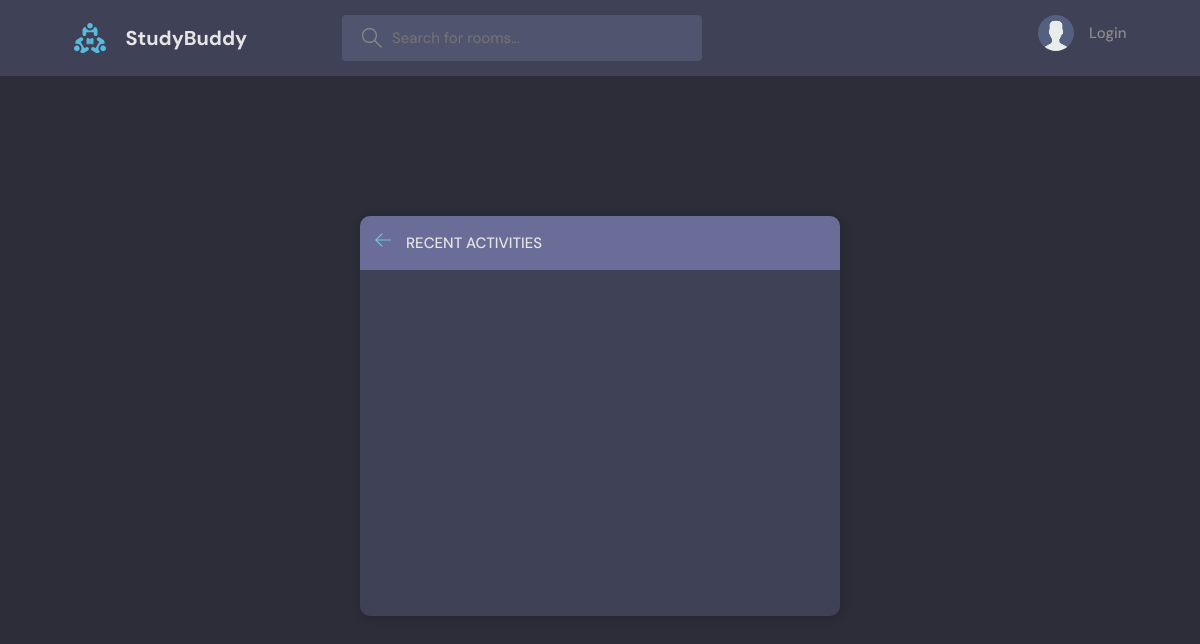
/activity, run on an earlier commit of the app's database.
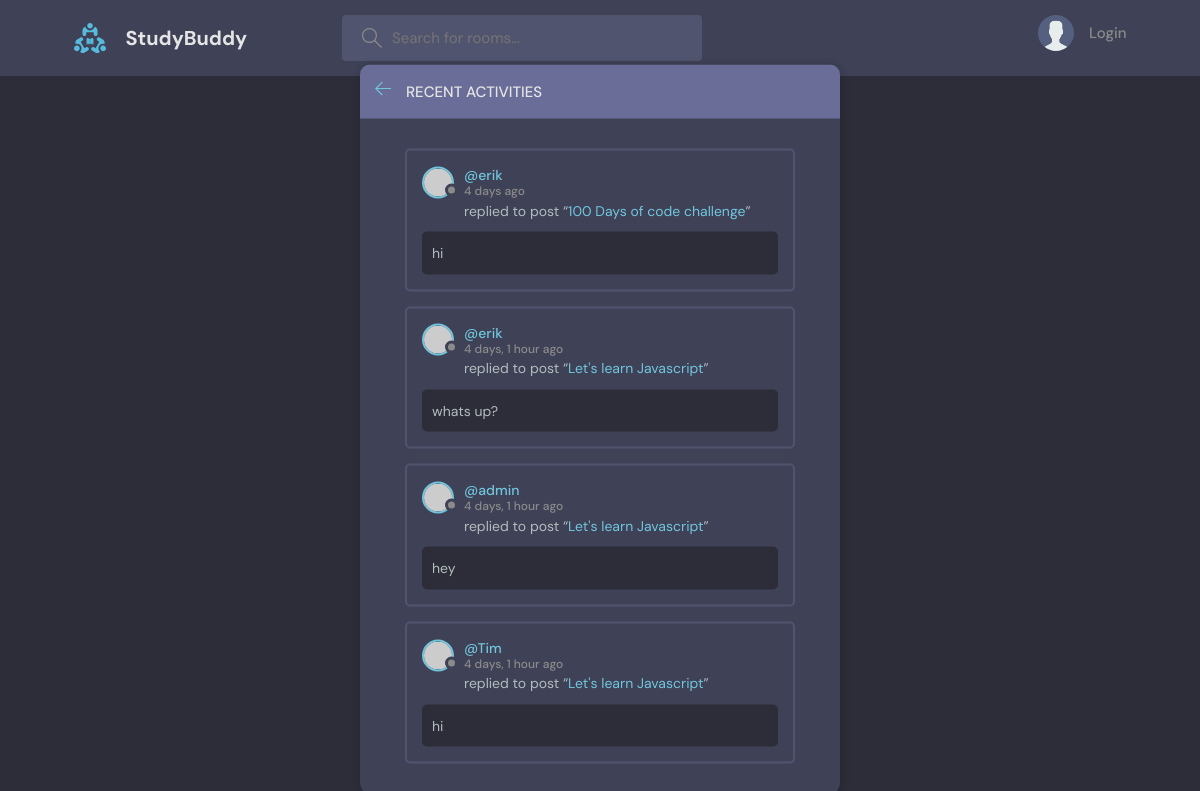
And on a later commit of the database.
### base/models.py (models this page shows, shortened)
class Message(models.Model):
    user = models.ForeignKey(User, on_delete=models.CASCADE)
    room = models.ForeignKey(Room, on_delete=models.CASCADE)
    body = models.TextField()
    updated = models.DateTimeField(auto_now=True)
    created = models.DateTimeField(auto_now_add=True)
    class Meta:
        ordering = ['-updated','-created']

class Room(models.Model):
    host = models.ForeignKey(User, on_delete=models.SET_NULL, null=True)
    topic = models.ForeignKey(Topic, on_delete=models.SET_NULL, null=True)
    name = models.CharField(max_length=200)
    description = models.TextField(null=True,blank=True)
    participants = models.ManyToManyField(User,related_name='participants', blank=True)
    updated = models.DateTimeField(auto_now=True)
    created = models.DateTimeField(auto_now_add=True)
    class Meta:
        ordering = ['-updated','-created']
    def __str__(self):
        return self.name

### base/views.py (the view)
# urls.py: path('activity',views.activitypage, name='activity'),
def activitypage(request):
    room_messages = Message.objects.all()
    context = {'room_messages': room_messages}
    return render(request,'base/activity.html',context)

### base/templates/base/activity.html (shortened to what this page needs)
{% extends 'main.html' %}
{% block content %}
<main class="layout">
  <div class="container">
    <div class="layout__box">
      <div class="layout__boxHeader">
        <div class="layout__boxTitle">
          <a href="{% url 'home' %}">
            <svg version="1.1" xmlns="http://www.w3.org/2000/svg" width="32" height="32" viewBox="0 0 32 32">
              <title>arrow-left</title>
              <path
                d="M13.723 2.286l-13.723 13.714 13.719 13.714 1.616-1.611-10.96-10.96h27.625v-2.286h-27.625l10.965-10.965-1.616-1.607z">
              </path>
            </svg>
          </a>
          <h3>Recent Activities</h3>
        </div>
      </div>
      <div class="activities-page layout__body">
        {% for message in room_messages %}
        <div class="activities__box">
          <div class="activities__boxHeader roomListRoom__header">
            <a href="{% url 'user-profile' message.user.id %}" class="roomListRoom__author">
              <div class="avatar avatar--small">
                <img src="https://randomuser.me/api/portraits/women/11.jpg" />
              </div>
              <p>
                @{{message.user}}
                <span>{{message.created|timesince}} ago</span>
              </p>
            </a>
          </div>
          <div class="activities__boxContent">
            <p>replied to post “<a href="{% url 'room' message.room.id %}">{{message.room}}</a>”</p>
            <div class="activities__boxRoomContent">
              {{message.body}}
            </div>
          </div>
        </div>
        {% endfor %}
      </div>
    </div>
  </div>
</main>
{% endblock %}

What changed in the data, as far as the page shows it:
added Message: user "erik", created "4 days", room "100 Days of code challenge", body "hi"
added Message: user "erik", created "4 days, 1 hour", room "Let's learn Javascript", body "whats up?"
added Message: user "admin", created "4 days, 1 hour", room "Let's learn Javascript", body "hey"
added Message: user "Tim", created "4 days, 1 hour", room "Let's learn Javascript", body "hi"
